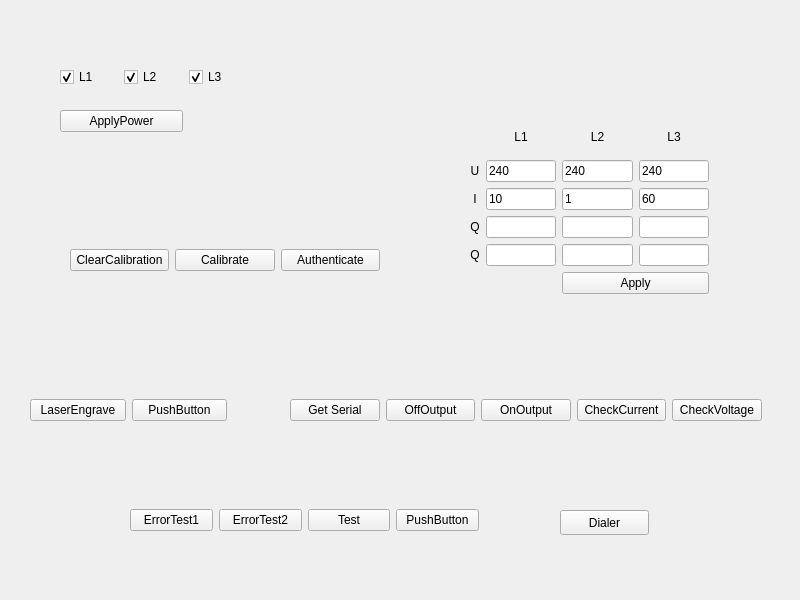
<?xml version="1.0" encoding="UTF-8"?>
<ui version="4.0">
 <class>Widget</class>
 <widget class="QWidget" name="Widget">
  <property name="geometry">
   <rect>
    <x>0</x>
    <y>0</y>
    <width>800</width>
    <height>600</height>
   </rect>
  </property>
  <property name="windowTitle">
   <string>Widget</string>
  </property>
  <widget class="QWidget" name="horizontalLayoutWidget">
   <property name="geometry">
    <rect>
     <x>70</x>
     <y>220</y>
     <width>310</width>
     <height>80</height>
    </rect>
   </property>
   <layout class="QHBoxLayout" name="horizontalLayout">
    <item>
     <widget class="QPushButton" name="btnClearCalibration">
      <property name="text">
       <string>ClearCalibration</string>
      </property>
     </widget>
    </item>
    <item>
     <widget class="QPushButton" name="btnCalibrate">
      <property name="text">
       <string>Calibrate</string>
      </property>
     </widget>
    </item>
    <item>
     <widget class="QPushButton" name="btnAuthenticate">
      <property name="text">
       <string>Authenticate</string>
      </property>
     </widget>
    </item>
   </layout>
  </widget>
  <widget class="QWidget" name="horizontalLayoutWidget_2">
   <property name="geometry">
    <rect>
     <x>290</x>
     <y>370</y>
     <width>472</width>
     <height>80</height>
    </rect>
   </property>
   <layout class="QHBoxLayout" name="horizontalLayout_2">
    <item>
     <widget class="QPushButton" name="btnGetSerial">
      <property name="text">
       <string>Get Serial</string>
      </property>
     </widget>
    </item>
    <item>
     <widget class="QPushButton" name="btnOffOutput">
      <property name="text">
       <string>OffOutput</string>
      </property>
     </widget>
    </item>
    <item>
     <widget class="QPushButton" name="btnOnOutput">
      <property name="text">
       <string>OnOutput</string>
      </property>
     </widget>
    </item>
    <item>
     <widget class="QPushButton" name="btnCheckCurrent">
      <property name="text">
       <string>CheckCurrent</string>
      </property>
     </widget>
    </item>
    <item>
     <widget class="QPushButton" name="btnCheckVoltage">
      <property name="text">
       <string>CheckVoltage</string>
      </property>
     </widget>
    </item>
   </layout>
  </widget>
  <widget class="QWidget" name="gridLayoutWidget">
   <property name="geometry">
    <rect>
     <x>470</x>
     <y>120</y>
     <width>239</width>
     <height>174</height>
    </rect>
   </property>
   <layout class="QGridLayout" name="gridLayout">
    <item row="1" column="0">
     <widget class="QLabel" name="label_4">
      <property name="text">
       <string>U</string>
      </property>
      <property name="alignment">
       <set>Qt::AlignCenter</set>
      </property>
     </widget>
    </item>
    <item row="0" column="3">
     <widget class="QLabel" name="label_3">
      <property name="text">
       <string>L3</string>
      </property>
      <property name="alignment">
       <set>Qt::AlignCenter</set>
      </property>
     </widget>
    </item>
    <item row="4" column="2">
     <widget class="QLineEdit" name="lineEdit_8"/>
    </item>
    <item row="0" column="2">
     <widget class="QLabel" name="label_2">
      <property name="text">
       <string>L2</string>
      </property>
      <property name="alignment">
       <set>Qt::AlignCenter</set>
      </property>
     </widget>
    </item>
    <item row="3" column="1">
     <widget class="QLineEdit" name="lineEdit_3"/>
    </item>
    <item row="4" column="3">
     <widget class="QLineEdit" name="lineEdit_12"/>
    </item>
    <item row="3" column="3">
     <widget class="QLineEdit" name="lineEdit_11"/>
    </item>
    <item row="4" column="0">
     <widget class="QLabel" name="label_7">
      <property name="text">
       <string>Q</string>
      </property>
      <property name="alignment">
       <set>Qt::AlignCenter</set>
      </property>
     </widget>
    </item>
    <item row="3" column="2">
     <widget class="QLineEdit" name="lineEdit_7"/>
    </item>
    <item row="2" column="1">
     <widget class="QLineEdit" name="leL1Current">
      <property name="text">
       <string>10</string>
      </property>
     </widget>
    </item>
    <item row="1" column="1">
     <widget class="QLineEdit" name="leL1Voltage">
      <property name="text">
       <string>240</string>
      </property>
     </widget>
    </item>
    <item row="1" column="2">
     <widget class="QLineEdit" name="leL2Voltage">
      <property name="text">
       <string>240</string>
      </property>
     </widget>
    </item>
    <item row="2" column="2">
     <widget class="QLineEdit" name="leL2Current">
      <property name="text">
       <string>1</string>
      </property>
     </widget>
    </item>
    <item row="0" column="1">
     <widget class="QLabel" name="label">
      <property name="text">
       <string>L1</string>
      </property>
      <property name="alignment">
       <set>Qt::AlignCenter</set>
      </property>
     </widget>
    </item>
    <item row="1" column="3">
     <widget class="QLineEdit" name="leL3Voltage">
      <property name="text">
       <string>240</string>
      </property>
     </widget>
    </item>
    <item row="2" column="0">
     <widget class="QLabel" name="label_5">
      <property name="text">
       <string>I</string>
      </property>
      <property name="alignment">
       <set>Qt::AlignCenter</set>
      </property>
     </widget>
    </item>
    <item row="3" column="0">
     <widget class="QLabel" name="label_6">
      <property name="text">
       <string>Q</string>
      </property>
      <property name="alignment">
       <set>Qt::AlignCenter</set>
      </property>
     </widget>
    </item>
    <item row="4" column="1">
     <widget class="QLineEdit" name="lineEdit_4"/>
    </item>
    <item row="2" column="3">
     <widget class="QLineEdit" name="leL3Current">
      <property name="text">
       <string>60</string>
      </property>
     </widget>
    </item>
    <item row="5" column="2" colspan="2">
     <widget class="QPushButton" name="btnApplyPower">
      <property name="text">
       <string>Apply</string>
      </property>
     </widget>
    </item>
   </layout>
  </widget>
  <widget class="QWidget" name="gridLayoutWidget_2">
   <property name="geometry">
    <rect>
     <x>60</x>
     <y>50</y>
     <width>187</width>
     <height>101</height>
    </rect>
   </property>
   <layout class="QGridLayout" name="gridLayout_2">
    <item row="0" column="2">
     <widget class="QCheckBox" name="cbL3">
      <property name="text">
       <string>L3</string>
      </property>
      <property name="checked">
       <bool>true</bool>
      </property>
     </widget>
    </item>
    <item row="0" column="1">
     <widget class="QCheckBox" name="cbL2">
      <property name="text">
       <string>L2</string>
      </property>
      <property name="checked">
       <bool>true</bool>
      </property>
     </widget>
    </item>
    <item row="0" column="0">
     <widget class="QCheckBox" name="cbL1">
      <property name="text">
       <string>L1</string>
      </property>
      <property name="checked">
       <bool>true</bool>
      </property>
     </widget>
    </item>
    <item row="1" column="0" colspan="2">
     <widget class="QPushButton" name="btnApplyPowerState">
      <property name="text">
       <string>ApplyPower</string>
      </property>
     </widget>
    </item>
   </layout>
  </widget>
  <widget class="QWidget" name="horizontalLayoutWidget_3">
   <property name="geometry">
    <rect>
     <x>130</x>
     <y>480</y>
     <width>349</width>
     <height>80</height>
    </rect>
   </property>
   <layout class="QHBoxLayout" name="horizontalLayout_3">
    <item>
     <widget class="QPushButton" name="btnErrorTest1">
      <property name="text">
       <string>ErrorTest1</string>
      </property>
     </widget>
    </item>
    <item>
     <widget class="QPushButton" name="btnErrorTest2">
      <property name="text">
       <string>ErrorTest2</string>
      </property>
     </widget>
    </item>
    <item>
     <widget class="QPushButton" name="btnTest">
      <property name="text">
       <string>Test</string>
      </property>
     </widget>
    </item>
    <item>
     <widget class="QPushButton" name="pushButton_3">
      <property name="text">
       <string>PushButton</string>
      </property>
     </widget>
    </item>
   </layout>
  </widget>
  <widget class="QPushButton" name="btnDialer">
   <property name="geometry">
    <rect>
     <x>560</x>
     <y>510</y>
     <width>89</width>
     <height>25</height>
    </rect>
   </property>
   <property name="text">
    <string>Dialer</string>
   </property>
  </widget>
  <widget class="QWidget" name="horizontalLayoutWidget_4">
   <property name="geometry">
    <rect>
     <x>30</x>
     <y>370</y>
     <width>197</width>
     <height>80</height>
    </rect>
   </property>
   <layout class="QHBoxLayout" name="horizontalLayout_4">
    <item>
     <widget class="QPushButton" name="pushButton">
      <property name="text">
       <string>LaserEngrave</string>
      </property>
     </widget>
    </item>
    <item>
     <widget class="QPushButton" name="pushButton_2">
      <property name="text">
       <string>PushButton</string>
      </property>
     </widget>
    </item>
   </layout>
  </widget>
 </widget>
 <resources/>
 <connections/>
</ui>
